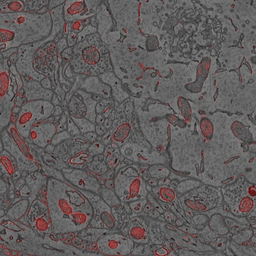
#> input picture _images/ilastik_pixel_class_example.png, 256 x 256 px, shrunk from 1000 x 1000 before the run
$ python em_preprocess.py -v ../../_images/ilastik_pixel_class_example.png   (Python 2 division)
#> lines starting #> are read from the running program, lines starting #| are printed output that depends on the picture
### packages/theano_membrane_segmentation/em_utils.py
################################################################################
# (c) [2013] The Johns Hopkins University / Applied Physics Laboratory All Rights Reserved.
# Contact the JHU/APL Office of Technology Transfer for any additional rights.  www.jhuapl.edu/ott
#
# Licensed under the Apache License, Version 2.0 (the "License");
# you may not use this file except in compliance with the License.
# You may obtain a copy of the License at
#
#    http://www.apache.org/licenses/LICENSE-2.0
#
# Unless required by applicable law or agreed to in writing, software
# distributed under the License is distributed on an "AS IS" BASIS,
# WITHOUT WARRANTIES OR CONDITIONS OF ANY KIND, either express or implied.
# See the License for the specific language governing permissions and
# limitations under the License.
################################################################################

""" Assorted functions, primarily for working with image data, that do
*not* require Theano.

Note that all "images" here are typically assumed to be numpy arrays
(e.g. vs PIL Image objects).

December 2013, mjp
"""

import sys, os, time
import itertools

import numpy
import pylab
import scipy.stats
import scipy.signal.signaltools as ST
from PIL import Image
from scipy import ndimage

import pdb


#~~~~~~~~~~~~~~~~~~~~~~~~~~~~~~~~~~~~~~~~~~~~~~~~~~~~~~~~~~~~~~~~~~~~~~~~~~~~~~~
# Functions for working with images
#~~~~~~~~~~~~~~~~~~~~~~~~~~~~~~~~~~~~~~~~~~~~~~~~~~~~~~~~~~~~~~~~~~~~~~~~~~~~~~~

def load_tiff_data(dataFile, dtype='float32'):
    """
    Loads data from a multilayer .tif file.
    Returns result as a 3d numpy tensor.
    """
#> called with dtype = 'float32'
    if not os.path.isfile(dataFile):
        raise RuntimeError('could not find "%s"' % dataFile)

    # load the data from multi-layer TIF files
    dataImg = Image.open(dataFile)
#> dataImg is the input picture: PIL image 256x256 RGBA; mean R, G, B, A 97.5, 91.9, 91.9, 255
    X = [];
    for ii in xrange(sys.maxint):
        Xi = numpy.array(dataImg, dtype=dtype)
        X.append(Xi)
        try:
            dataImg.seek(dataImg.tell()+1)
        except EOFError:
            break
#> after the loop, X = 1 item

    # Put data together into a tensor.
    #
    # Also must "permute" dimensions (via the transpose function) so
    # that the slice dimension is first (for some reason, dstack seems
    # to do something odd with the dimensions).
    X = numpy.dstack(X).transpose((2,0,1))

    return X


# [38 lines left out: functions save_tiff_data, mirror_edges_tensor, not called in this run]


def mirror_edges(X, nPixels, zeroBorder=False):
    """
    Given an mxn matrix X, generates a new (m+2*nPixels)x(n+2*nPixels)
    matrix with an "outer border" created by mirroring pixels along
    the outer border of X
    """
    assert(nPixels > 0)

    m,n = X.shape
    Xm = numpy.zeros((m+2*nPixels, n+2*nPixels), dtype=X.dtype)
    Xm[nPixels:m+nPixels, nPixels:n+nPixels] = X

    # Special case: sometimes (e.g. for class labels) we don't really
    # want to mirror the data, but just leave a blank border.
    if zeroBorder:
        return Xm

    # a helper function for dealing with corners
    flip_corner = lambda X : numpy.fliplr(numpy.flipud(X))

    # top left corner
    Xm[0:nPixels,0:nPixels] = flip_corner(X[0:nPixels,0:nPixels])

    # top right corner
    Xm[0:nPixels,n+nPixels:] = flip_corner(X[0:nPixels,n-nPixels:])

    # bottom left corner
    Xm[m+nPixels:,0:nPixels] = flip_corner(X[m-nPixels:,0:nPixels])

    # bottom right corner
    Xm[m+nPixels:,n+nPixels:] = flip_corner(X[m-nPixels:,n-nPixels:])

    # top border
    Xm[0:nPixels, nPixels:n+nPixels] = numpy.flipud(X[0:nPixels,:])

    # bottom border
    Xm[m+nPixels:, nPixels:n+nPixels] = numpy.flipud(X[m-nPixels:,:])

    # left border
    Xm[nPixels:m+nPixels,0:nPixels] = numpy.fliplr(X[:,0:nPixels])

    # right border
    Xm[nPixels:m+nPixels,n+nPixels:] = numpy.fliplr(X[:,n-nPixels:])

    return Xm


def local_contrast_normalization(X, kernel=7):
    '''
    Local contrast normalization divides each pixel by the standard
    deviation of its neighbors.

    See: Jarrett et. al. "High-Accuracy Object Recognition with a
    New Convolutional Net Architecture and Learning Algorithm"
    '''
    m,n = X.shape

    assert(numpy.mod(kernel,2)==1)
    k2 = int(numpy.floor(kernel/2.0))

    # so I don't have to deal with special case code at the edges.
    X_tmp = mirror_edges(X,k2)
    selfIdx = kernel*k2 + k2 - 1

    X_out = numpy.zeros(X.shape)
    for ii in range(m):
        for jj in range(n):
            nbrs = X_tmp[ii:ii+kernel, jj:jj+kernel].flatten()
            nbrs = numpy.concatenate((nbrs[0:selfIdx], nbrs[selfIdx+1:])) # drop center pixel
            X_out[ii,jj] = X_tmp[ii,jj] / numpy.std(nbrs)

    return X_out


# [550 lines left out: functions median_filter, xform, z_slices, calibrate, interior_pixel_generator, bandpass_interior_pixel_generator and 7 more, not called in this run]

### packages/theano_membrane_segmentation/em_preprocess.py
################################################################################
# (c) [2013] The Johns Hopkins University / Applied Physics Laboratory All Rights Reserved.
# Contact the JHU/APL Office of Technology Transfer for any additional rights.  www.jhuapl.edu/ott
#
# Licensed under the Apache License, Version 2.0 (the "License");
# you may not use this file except in compliance with the License.
# You may obtain a copy of the License at
#
#    http://www.apache.org/licenses/LICENSE-2.0
#
# Unless required by applicable law or agreed to in writing, software
# distributed under the License is distributed on an "AS IS" BASIS,
# WITHOUT WARRANTIES OR CONDITIONS OF ANY KIND, either express or implied.
# See the License for the specific language governing permissions and
# limitations under the License.
################################################################################

"""
Preprocesses data set [1].
Only run this on the data (i.e. not the labels, ldo).

Example:
 python em_preprocess.py ../../Data/EM_2012/train-volume.tif

December 2013, mjp

References:
  [1] http://brainiac2.mit.edu/isbi_challenge/
"""


import sys
import os.path
import argparse

import pylab
from scipy import stats

from em_utils import *


#-------------------------------------------------------------------------------
#-------------------------------------------------------------------------------
# helper function; col(x) is like x(:) in matlab
col = lambda X: numpy.reshape(X, (-1,))


#-------------------------------------------------------------------------------
# parse command line args
#-------------------------------------------------------------------------------
parser = argparse.ArgumentParser('Pre-process an EM data set')
parser.add_argument('-v', dest='inFile', type=str,
                    default='test-volume.tif',
                    help='the EM volume file to preprocess (.tif file)')
parser.add_argument('-d', dest='doProcessing', type=int, default=1,
                    help='set to 0 to skip actual pre-processing and view existing data')
args = parser.parse_args()


# output file name
dirName, fileName = os.path.split(args.inFile)
if fileName.endswith('.tif'):
    fileName = fileName[0:-4]

outFileLCN = os.path.join(dirName, fileName+'-lcn')
outFileRaw = os.path.join(dirName, fileName+'-raw')

# load the volume
X = load_tiff_data(args.inFile)

#-------------------------------------------------------------------------------
# Preprocessing (can turn off if you just want to look at data you've
# already processed)
#-------------------------------------------------------------------------------
if args.doProcessing:
    print '[em_preprocess]: preprocessing...'

    # Try a couple of preprocessing approaches.
    # Create a tensor for each.
    X_lcn = numpy.zeros(X.shape)
    X_raw = numpy.zeros(X.shape)

    for ii in range(X.shape[0]):
        print '[em_preprocess]: processing layer %d (of %d)' % (ii, X.shape[0])

        # zero mean & local contrast normalization
        V = X[ii,:,:] - numpy.mean(X[ii,:,:])
        V = local_contrast_normalization(V)
        # log transform extreme values (???)
        V[V>5] = 5 + numpy.log(V[V>5])
        V[V<-5] = -5 - numpy.log(numpy.abs(V[V<-5]))
        # rescale (???)
        V = V / numpy.max(numpy.abs(V))
        #
        X_lcn[ii,:,:] = V
        del V

        # This one is just zero mean and scaling
        W = X[ii,:,:] - numpy.mean(X[ii,:,:])
        W = W / numpy.max(numpy.abs(W))
        X_raw[ii,:,:] = W
        del W
#> this loop made 4 passes
#> pass 1, `V = X[ii,:,:] - numpy.mean(X[ii,:,:])`:
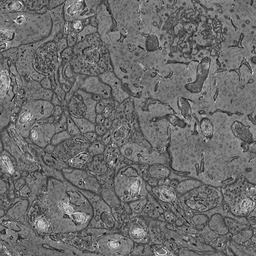
#> V: shape (256, 256) float32; min -72.54, max 96.46, mean 0; drawn with min black and max white
#> pass 1, in local_contrast_normalization, `X_tmp = mirror_edges(X,k2)`:
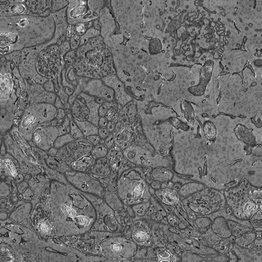
#> X_tmp: shape (262, 262) float32; min -72.54, max 96.46, mean 0.1; drawn with min black and max white
#> pass 1, `V = local_contrast_normalization(V)`:
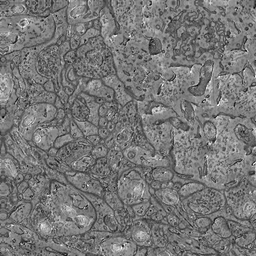
#> V: shape (256, 256) float64; min -5.24, max 6.01, mean 0.0344; drawn with min black and max white

    # save results
    numpy.savez(outFileLCN, X=X_lcn)
    numpy.savez(outFileRaw, X=X_raw)


#-------------------------------------------------------------------------------
# visualize (optional)
#-------------------------------------------------------------------------------
if True:
    print '[em_preprocess]: saving images...'

    # also test the load while we're at it
    blah = numpy.load(outFileLCN+'.npz')
    Z = blah['X']
    blah = numpy.load(outFileRaw+'.npz')
    W = blah['X']

    for ii in range(X.shape[0]):
        Xi = X[ii,:,:]
        Zi = Z[ii,:,:]
        Wi = W[ii,:,:]

        pylab.subplot(2,3,1)
        pylab.imshow(Xi, interpolation='nearest', cmap='gist_earth')
        pylab.title('(mu=%0.2f, std=%0.2f, sk=%0.2f)' % (numpy.mean(Xi), numpy.std(Xi), stats.skew(col(Xi))))
        pylab.colorbar()

        pylab.subplot(2,3,4)
        pylab.boxplot(col(Xi))

        pylab.subplot(2,3,2)
        pylab.imshow(Zi, interpolation='nearest', cmap='gist_earth')
        pylab.title('(mu=%0.2f, std=%0.2f, sk=%0.2f)' % (numpy.mean(Zi), numpy.std(Zi), stats.skew(col(Zi))))
        pylab.colorbar()

        pylab.subplot(2,3,5)
        pylab.boxplot(col(Zi))

        pylab.subplot(2,3,3)
        pylab.imshow(Wi, interpolation='nearest', cmap='gist_earth')
        pylab.title('(mu=%0.2f, std=%0.2f, sk=%0.2f)' % (numpy.mean(Wi), numpy.std(Wi), stats.skew(col(Wi))))
        pylab.colorbar()

        pylab.subplot(2,3,6)
        pylab.boxplot(col(Wi))


        pylab.savefig(fileName+'-page%02d.eps' % ii)
        pylab.close()
#> this loop made 4 passes
#> pass 1, `Xi = X[ii,:,:]`:
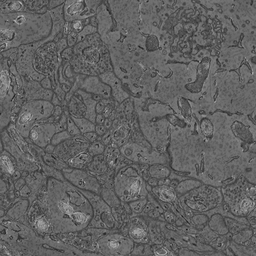
#> Xi: shape (256, 256) float32; min 25, max 194, mean 97.5
#> pass 1, `pylab.savefig(fileName+'-page%02d.eps' % ii)`:
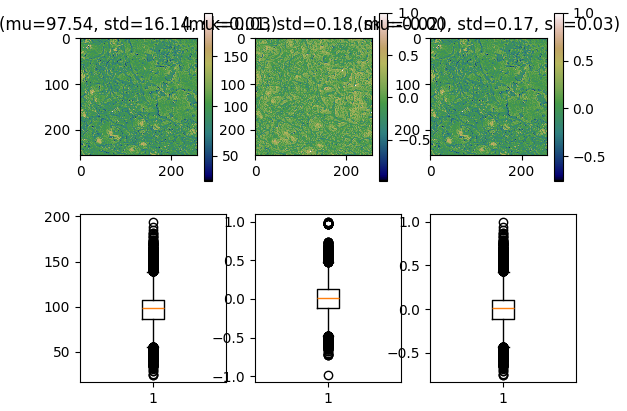
#> figure drawn by matplotlib, 9 panels
#> pass 2, `Xi = X[ii,:,:]`:
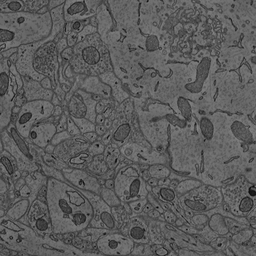
#> Xi: shape (256, 256) float32; min 1, max 136, mean 91.9
#> pass 2, `pylab.savefig(fileName+'-page%02d.eps' % ii)`:
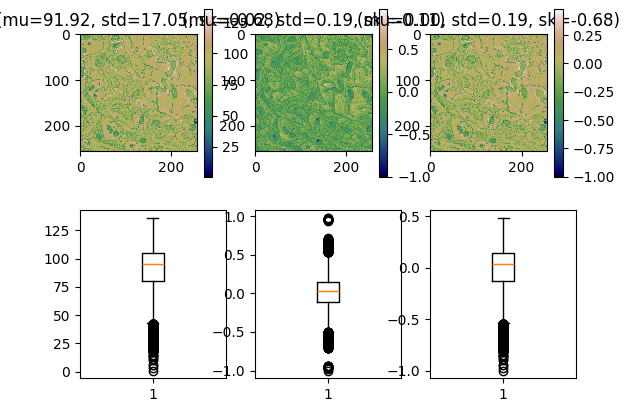
#> figure drawn by matplotlib, 9 panels
#> after the loop: Wi: shape (256, 256) float64; every value is NaN or infinite
#> after the loop: Xi: shape (256, 256) float32; every value is 255
